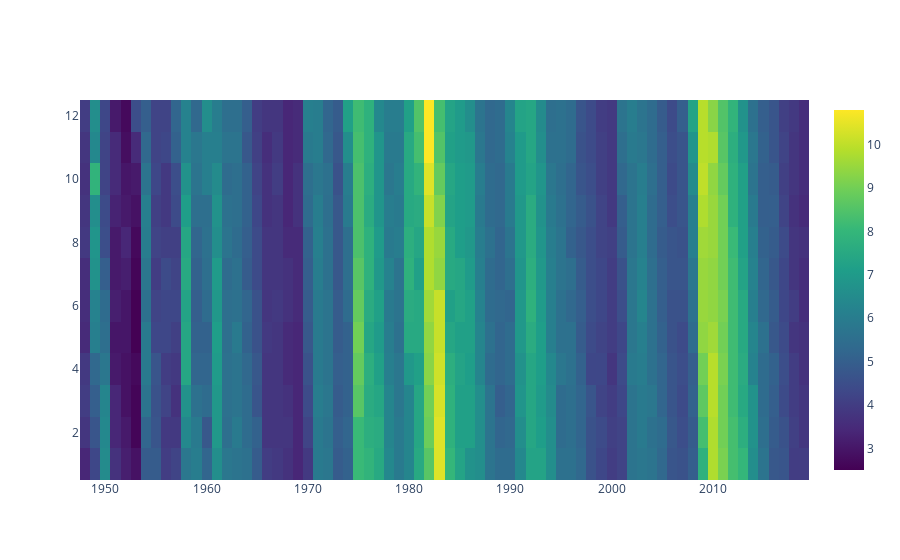

The code cell stored with this chart in its notebook:
### Markdown cell above
## Heatmap para ciclos

### Code cell
fig = go.Figure(data = go.Heatmap(y = serie.index.month, 
                                  x = serie.index.year,
                                  z = (serie.loc[:,"UNRATE"]),
                                  colorscale = 'Viridis' ))
fig

### Figure 1 — Plotly figure (JSON) as saved in the notebook; plotly's stock layout.template omitted (floating-point values rounded to 4 significant figures; data arrays with more than 128 entries replaced by an {"elided": "..."} marker saying what was removed)
{"data": [{"colorscale": [[0, "#440154"], [0.1111, "#482878"], [0.2222, "#3e4989"], [0.3333, "#31688e"], [0.4444, "#26828e"], [0.5556, "#1f9e89"], [0.6667, "#35b779"], [0.7778, "#6ece58"], [0.8889, "#b5de2b"], [1, "#fde725"]], "type": "heatmap", "x": {"elided": "864 int values"}, "y": {"elided": "864 int values"}, "z": {"elided": "864 float values"}}], "layout": {}}
